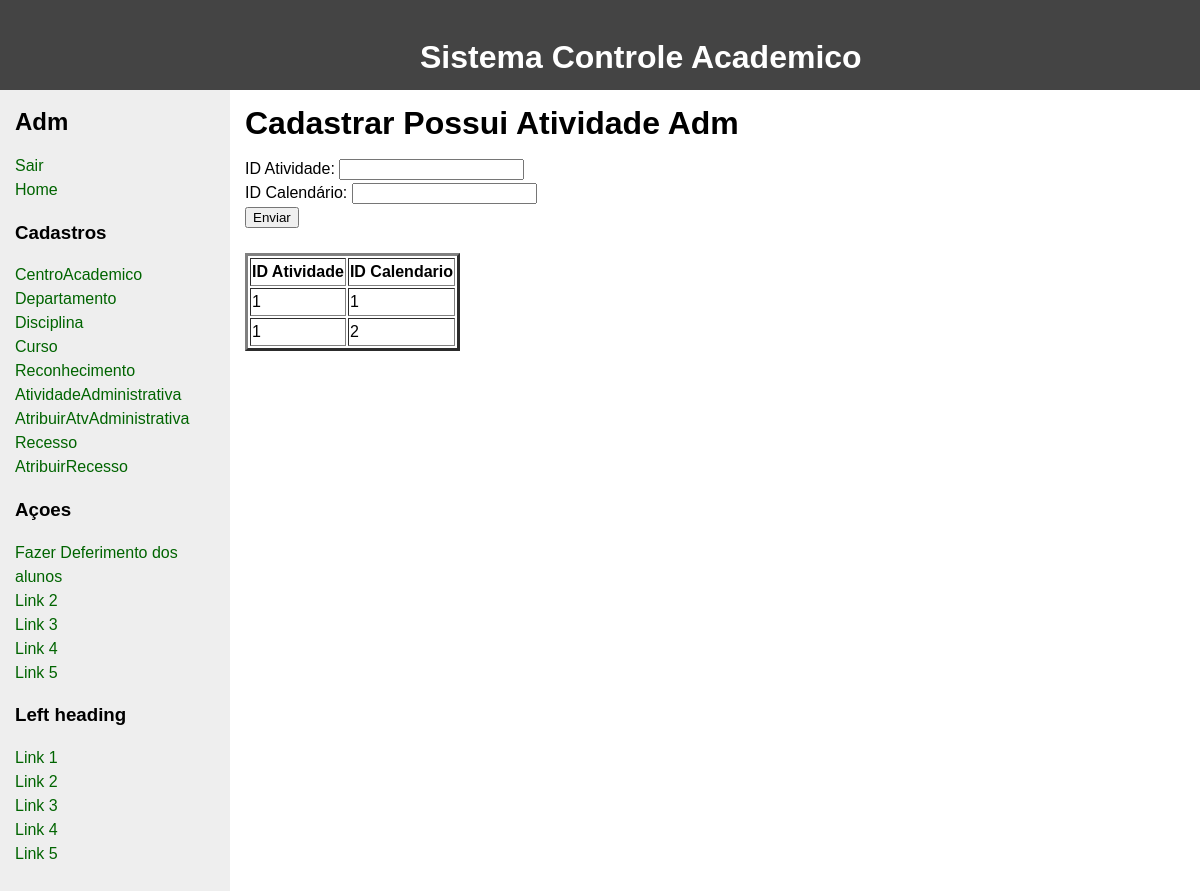
The page /LabBDinterface-master/criarPossuiAtividadeAdministrativa.php on the database its author committed.
### tables this page shows
CREATE TABLE possui_atividade_administrativa(
    id_ativ_adm INT,
    id		INT,
    constraint fk_ativ_adm_possui_atividade_administrativa FOREIGN KEY (id_ativ_adm) REFERENCES atividade_administrativa(id_ativ_adm),
    constraint fk_calendario_possui_atividade_administrativa FOREIGN KEY (id) REFERENCES calendario (id),
    constraint pk_possui_atividade_administrativa PRIMARY KEY (id_ativ_adm, id)
);

### LabBDinterface-master/criarPossuiAtividadeAdministrativa.php (the view, shortened to what this page needs)
<!DOCTYPE html>
<html>
 <head>
    <div class id=head>
    <b> Sistema Controle Academico </b>
    </div>
    </head>
 <body>
   <div id="wrapper">
     <main>
       <div id="content">
         <div class="innertube">
           <h1>Cadastrar Possui Atividade Adm</h1>
           <p >
             <form action="criarPossuiAtividadeAdministrativa.php" method="post" align=”center”>
             ID Atividade: <input type="number" name="ida" /><br>
             ID Calendário:  <input type="number" name="idc"/><br>
             <input type="submit" value="Enviar" name="submit">
             </form>
             <?php
             $host     = "localhost";
             $port     = 3306;
             $socket   = "";
             $user     = "root";
             $password = "";
             $dbname   = "labbd";
             $con = new mysqli($host, $user, $password, $dbname, $port, $socket)
                     or die ('Could not connect to the database server' . mysqli_connect_error());
             $sql = "SELECT * FROM possui_atividade_administrativa";
             $result = $con->query($sql);
             echo "<br>";
             echo "<table border=3>";
             echo "<th> ID Atividade </th> <th> ID Calendario</th> ";
             if ($result->num_rows > 0) {
                 while($row = $result->fetch_assoc()) {
                   echo "<tr>";
                     echo "<td>" ;
                     echo  $row["id_ativ_adm"];
                     echo "</td>";
                     echo "<td>" ;
                     echo $row["id"];
                     echo "</td>";
                   echo "</tr>";
                 }
             echo "</table>";
             } else {
                 echo "0 results";
             }
          ?>
           </p>
         </div>
       </div>
     </main>
<?php include("sidebarAdm.php"); ?>
   </div>
 </body>
</html>

### LabBDinterface-master/criarPossuiAtividadeAdministrativa.php (style rules this page uses)
body { margin:0; padding:0; font-family: Sans-Serif; line-height: 1.5em; }
main { padding-bottom: 10010px; margin-bottom: -10000px; float: left; width: 100%; }
#wrapper { overflow: hidden; }
#content { margin-left: 230px; }
.innertube { margin: 15px; margin-top: 0; }
p { color: #555; }
b { color: white; font-family: Sans-Serif; font-size: 200%; position: absolute; left: 35%; top: 5% }
#head { height: 90px; background: #444; }

### rows shown on the page
possui_atividade_administrativa: id_ativ_adm "1", id "1"
possui_atividade_administrativa: id_ativ_adm "1", id "2"
